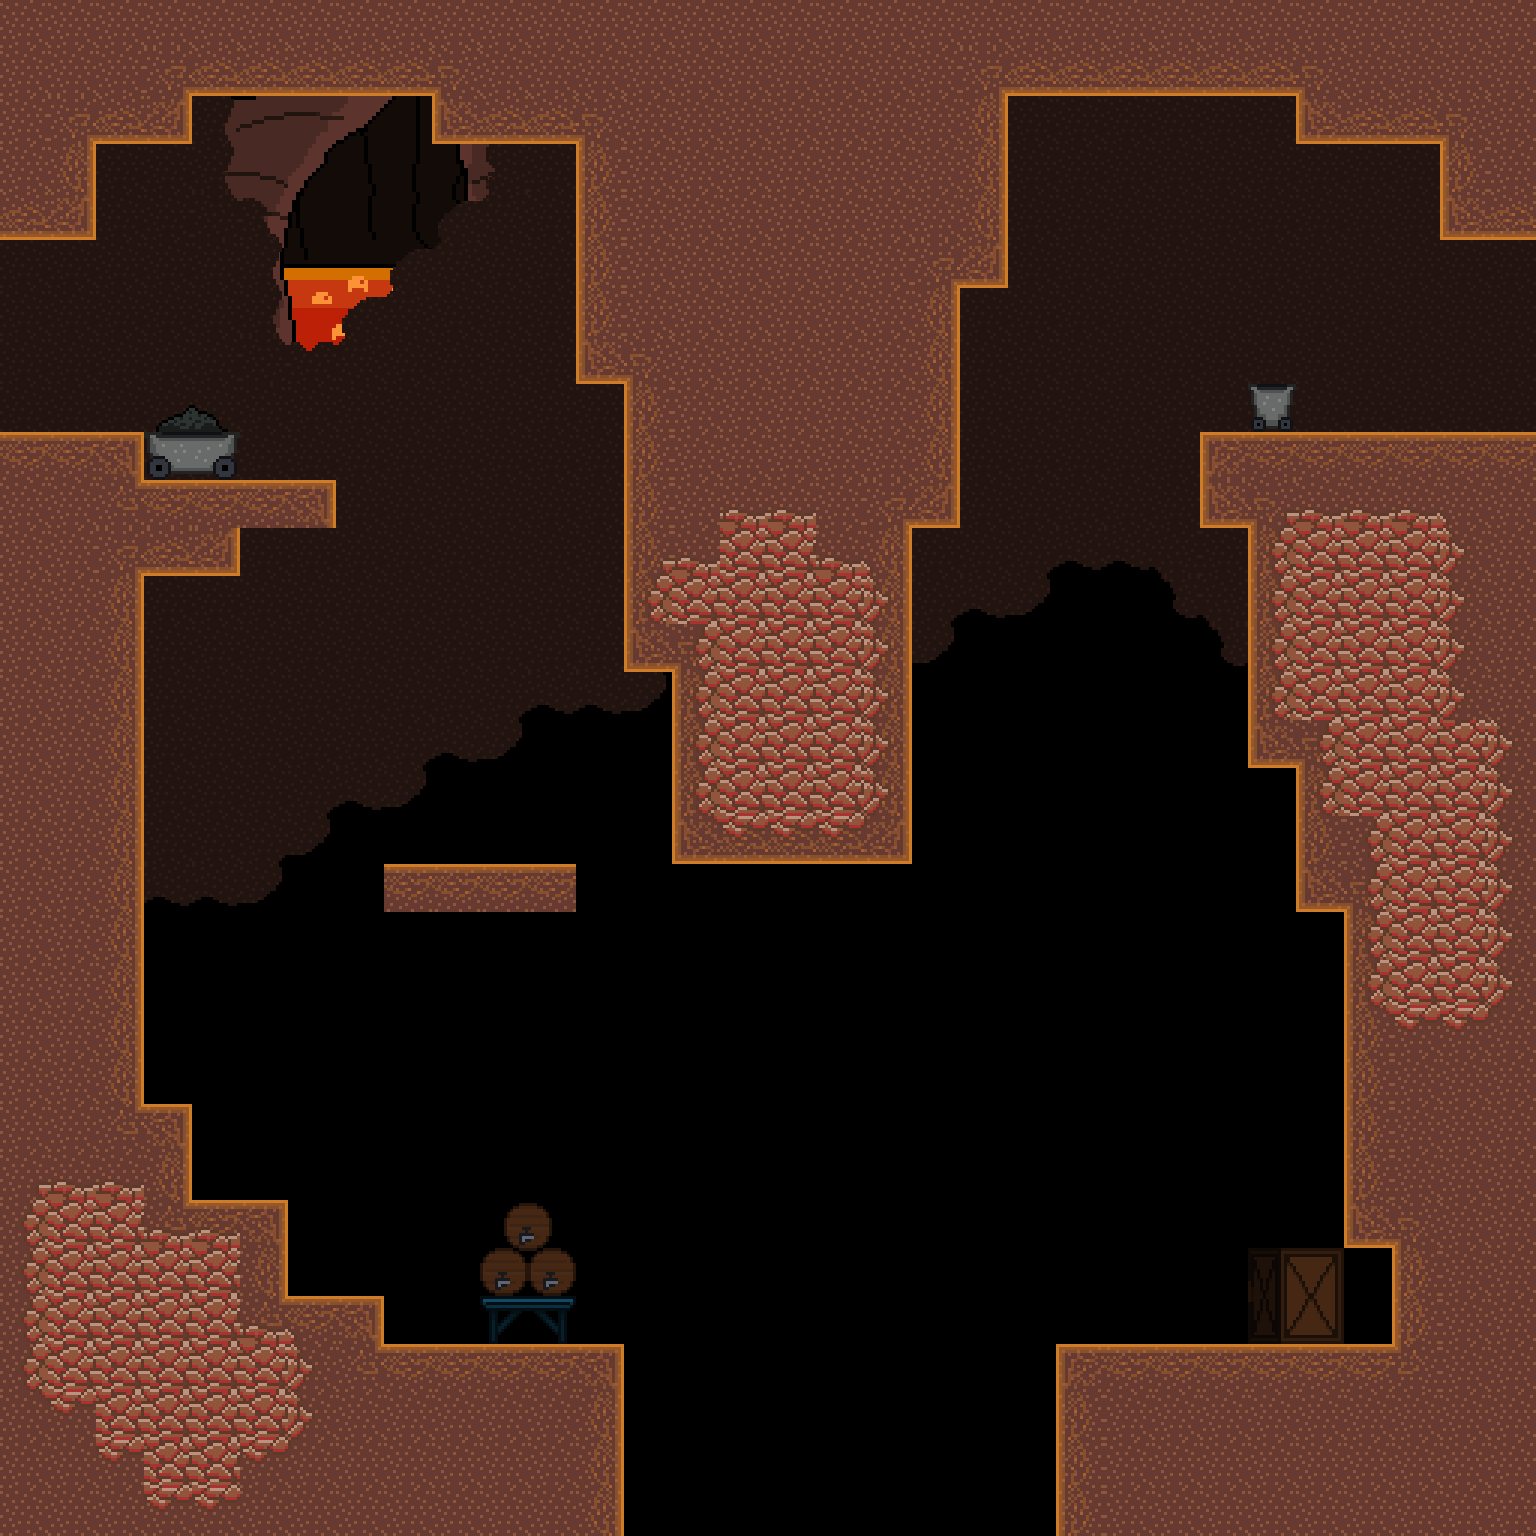

Below is a game level as drawn by its tile map, then a one-line description and the .tmx that defines it (tile-layer data replaced by summaries):
An orthogonal 32x32 tile map with 48x48 px tiles, 2 tile layers (back_tiles, front), 3 tilesets, 3 image layers and 36 objects (2x EnemyFlyingElemental, HazardLava).

<map version="1.4" tiledversion="1.4.2" orientation="orthogonal" renderorder="right-down" width="32" height="32" tilewidth="48" tileheight="48" infinite="0" nextlayerid="20" nextobjectid="170">
 <tileset firstgid="1" name="tileset01" tilewidth="48" tileheight="48" tilecount="176" columns="16">
  <image source="tilesets/tileset01.png" width="768" height="528" />
 </tileset>
 <tileset firstgid="177" name="tileset02" tilewidth="48" tileheight="48" tilecount="121" columns="11">
  <image source="tilesets/tileset02.png" width="528" height="528" />
 </tileset>
 <tileset firstgid="298" name="objects" tilewidth="48" tileheight="48" tilecount="64" columns="8">
  <image source="objects.png" width="384" height="384" />
 </tileset>
 <imagelayer id="17" name="Image Layer 1">
  <image source="Backgrounds/fire_back.png" width="1024" height="576" />
 </imagelayer>
 <imagelayer id="18" name="Image Layer 2">
  <image source="Backgrounds/fire_far.png" width="1024" height="576" />
 </imagelayer>
 <imagelayer id="19" name="Image Layer 3">
  <image source="Backgrounds/fire_front.png" width="1024" height="576" />
 </imagelayer>
 <layer id="11" name="back_tiles" width="32" height="32">
  <properties>
   <property name="tileset" type="int" value="1" />
  </properties>
  <data>[1024 cells, 690 non-empty, 27 distinct tile ids]</data>
 </layer>
 <layer id="12" name="front" width="32" height="32">
  <properties>
   <property name="tileset" type="int" value="1" />
  </properties>
  <data>[1024 cells, 85 non-empty, 23 distinct tile ids]</data>
 </layer>
 <objectgroup color="#ffaa00" id="16" name="spawnpoints">
  <object id="35" x="0" y="240" width="48" height="48">
   <properties>
    <property name="id" type="int" value="0" />
   </properties>
  </object>
  <object id="135" x="1488" y="240" width="48" height="48">
   <properties>
    <property name="id" type="int" value="1" />
   </properties>
  </object>
 </objectgroup>
 <objectgroup id="14" name="objects">
  <object id="126" type="HazardLava" gid="306" x="624" y="1536" width="432" height="144" />
  <object id="128" type="EnemyFlyingElemental" gid="315" x="288" y="672" width="48" height="48">
   <properties>
    <property name="color" type="int" value="0" />
   </properties>
  </object>
  <object id="158" gid="314" x="480" y="1344" width="48" height="48" />
  <object id="162" gid="314" x="1200" y="1344" width="48" height="48" />
  <object id="169" type="EnemyFlyingElemental" gid="315" x="480" y="672" width="48" height="48">
   <properties>
    <property name="color" type="int" value="0" />
   </properties>
  </object>
 </objectgroup>
 <objectgroup color="#0000ff" id="13" name="walls">
  <object id="26" x="1248" y="528" width="288" height="240" />
  <object id="43" x="432" y="96" width="144" height="48" />
  <object id="50" x="1056" y="1344" width="480" height="192" />
  <object id="54" x="0" y="432" width="144" height="912" />
  <object id="96" x="0" y="96" width="96" height="144" />
  <object id="103" x="864" y="528" width="48" height="336" />
  <object id="118" x="864" y="96" width="144" height="192" />
  <object id="119" x="0" y="1344" width="624" height="192" />
  <object id="120" x="1200" y="432" width="336" height="96" />
  <object id="121" x="1440" y="144" width="96" height="96" />
  <object id="130" x="864" y="288" width="96" height="240" />
  <object id="136" x="144" y="480" width="192" height="48" />
  <object id="137" x="672" y="672" width="192" height="192" />
  <object id="138" x="96" y="96" width="96" height="48" />
  <object id="141" x="576" y="96" width="288" height="288" />
  <object id="145" x="1296" y="768" width="240" height="144" />
  <object id="149" x="624" y="384" width="240" height="288" />
  <object id="150" x="144" y="528" width="96" height="48" />
  <object id="151" x="144" y="1104" width="48" height="240" />
  <object id="152" x="0" y="0" width="1296" height="96" />
  <object id="153" x="1392" y="1248" width="144" height="96" />
  <object id="154" x="1296" y="0" width="240" height="144" />
  <object id="160" x="1344" y="912" width="192" height="336" />
  <object id="165" x="192" y="1200" width="96" height="144" />
  <object id="166" x="288" y="1296" width="96" height="48" />
  <object id="167" x="624" y="1488" width="432" height="48" />
  <object id="168" x="384" y="864" width="192" height="48" />
 </objectgroup>
 <objectgroup color="#00ff00" id="15" name="doors">
  <object id="19" x="-96" y="240" width="48" height="192">
   <properties>
    <property name="horizontal" type="bool" value="false" />
    <property name="id_point" type="int" value="1" />
    <property name="id_room" type="int" value="16" />
   </properties>
  </object>
  <object id="134" x="1584" y="240" width="48" height="192">
   <properties>
    <property name="horizontal" type="bool" value="false" />
    <property name="id_point" type="int" value="1" />
    <property name="id_room" type="int" value="14" />
   </properties>
  </object>
 </objectgroup>
</map>
